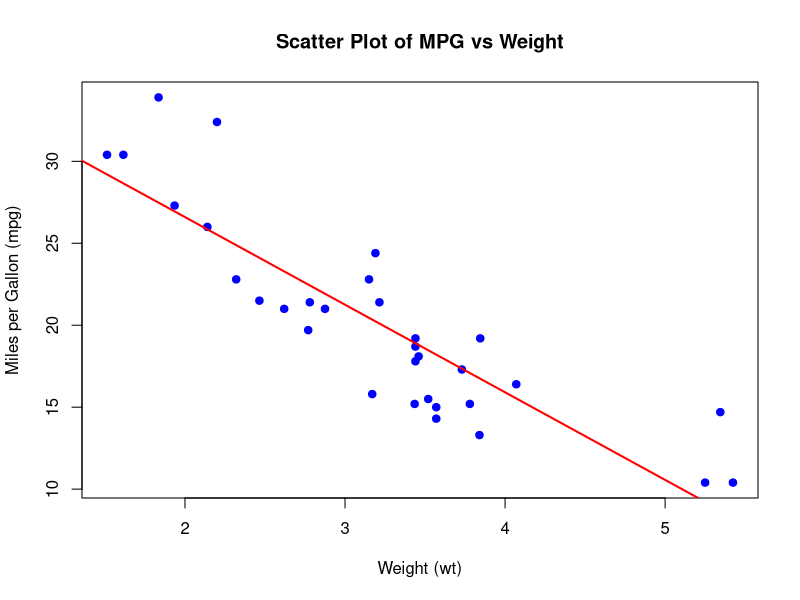

Write the R code that produced this figure.
# Load dataset
data(mtcars)

# Calculate correlation between mpg and wt
correlation <- cor(mtcars$mpg, mtcars$wt)
print(paste("Correlation between mpg and wt:", correlation))

# Generate scatter plot
plot(mtcars$wt, mtcars$mpg, 
     main = "Scatter Plot of MPG vs Weight",
     xlab = "Weight (wt)", 
     ylab = "Miles per Gallon (mpg)",
     pch = 19, col = "blue")

# Add regression line
abline(lm(mpg ~ wt, data = mtcars), col = "red", lwd = 2)

